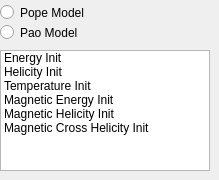
        <widget class="QWidget" name="page_16">
         <widget class="QListWidget" name="listWidget_2">
          <property name="geometry">
           <rect>
            <x>0</x>
            <y>50</y>
            <width>210</width>
            <height>121</height>
           </rect>
          </property>
          <property name="selectionMode">
           <enum>QAbstractItemView::MultiSelection</enum>
          </property>
          <property name="selectionRectVisible">
           <bool>true</bool>
          </property>
          <item>
           <property name="text">
            <string>Energy Init</string>
           </property>
          </item>
          <item>
           <property name="text">
            <string>Helicity Init</string>
           </property>
          </item>
          <item>
           <property name="text">
            <string>Temperature Init</string>
           </property>
          </item>
          <item>
           <property name="text">
            <string>Magnetic Energy Init</string>
           </property>
          </item>
          <item>
           <property name="text">
            <string>Magnetic Helicity Init</string>
           </property>
          </item>
          <item>
           <property name="text">
            <string>Magnetic Cross Helicity Init</string>
           </property>
          </item>
         </widget>
         <widget class="QRadioButton" name="radioButton_2">
          <property name="geometry">
           <rect>
            <x>0</x>
            <y>21</y>
            <width>112</width>
            <height>23</height>
           </rect>
          </property>
          <property name="text">
           <string>Pao Model</string>
          </property>
         </widget>
         <widget class="QRadioButton" name="radioButton">
          <property name="geometry">
           <rect>
            <x>0</x>
            <y>1</y>
            <width>112</width>
            <height>23</height>
           </rect>
          </property>
          <property name="text">
           <string>Pope Model</string>
          </property>
         </widget>
        </widget>
